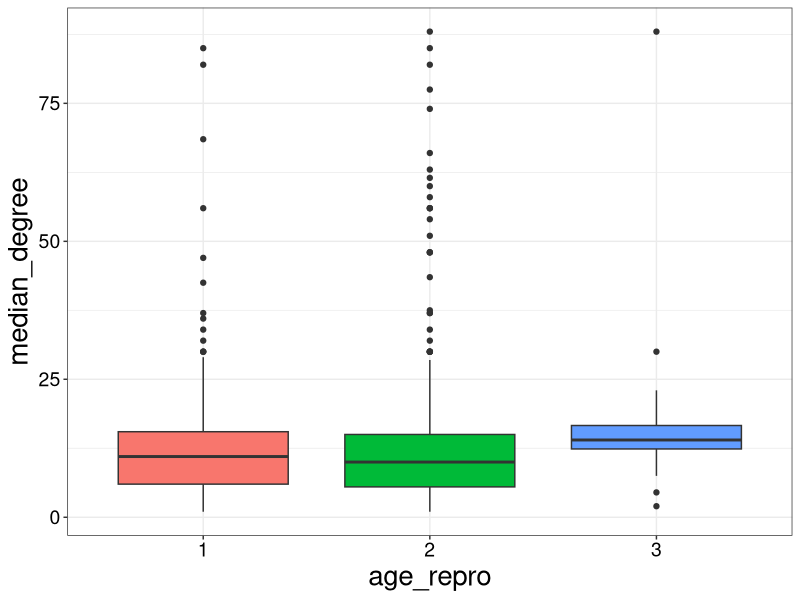

This figure's R source:
# host attributes analysis
# exploring the attributes of hosts characterized by different core/non-core microbes

library(tidyverse)
library(magrittr)
library(ggplot2)

rm(list=ls())


# reading microbiome data
data_asv <- read_csv("data/data_processed/microbiome/data_asv_rra0.01_th1000.csv") %>% 
  filter(host_species == "Rattus rattus" & grid!="village")

# calculating ASV degree for each village
asv_degree <- data_asv %>% 
  count(village, asv_ID)  

# calculating the median ASV degree for each host
host_median_degree <- data_asv %>% 
  left_join(asv_degree, by=c("village","asv_ID")) %>% 
  group_by(host_ID) %>% 
  summarise(median_degree = median(n), mean_degree = mean(n))

# adding host attributes
host_attr <- read_csv("data/data_processed/small_mammals/small_mammals_attributes.csv")

host_final_data <- host_median_degree %>% 
  left_join(host_attr, by="host_ID") %>% 
  mutate(age_repro = factor(age_repro)) %>% 
  mutate(pre = ifelse(median_degree<5,"low", ifelse(median_degree>27,"high", "medium"))) %>% 
  mutate(pre = factor(pre, levels = c("low","medium","high"))) %>% 
  mutate(sex2 = ifelse(sex=="male",1,0)) %>% 
  mutate(age = ifelse(age_repro==1,1,0))

# exploring the distribution
a=quantile(host_final_data$median_degree, c(0.1,0.5,0.9))

# difference between groups
host_final_data %>% 
ggplot(aes(x=age_repro, y=median_degree, fill=age_repro)) + 
  geom_boxplot() + 
  theme_bw() +
  theme(axis.text = element_text(size = 14, color = 'black'), title = element_text(size = 20), legend.position = "none")

# logistic regression
library(lme4)
sex_reg <- glmer(median_degree ~ age_repro + sex + (1|village) + (1|grid), data = host_final_data, family = "gaussian")
summary(sex_reg)

library(nlme)
sex_reg <- lme(median_degree ~ age + sex, random=~1|village , data = host_final_data, method = "ML", na.action = na.fail)
summary(sex_reg)
